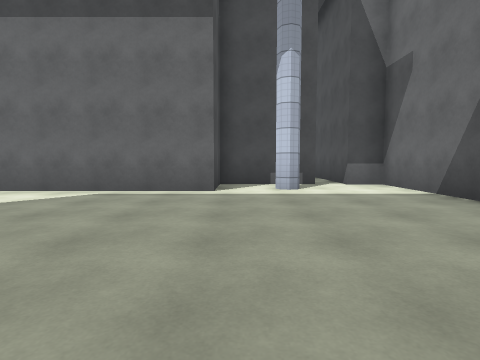
view 1 (above)

24 first-person views from a walk through a 3-D level made in the Unity game engine. The camera is 1.2 m above the floor, tilts 4° down and sees 80° across. The floor is counted in squares, 2 m on a side. Each view is taken from the middle of a square. On the plan, view 1 faces up. The plan holds only what a view shows up to about 9 squares ahead; the rest is blank. The place goes on beyond the plan. The player character is not drawn. Surface patterns are stand-ins for the level's own textures.

view 2
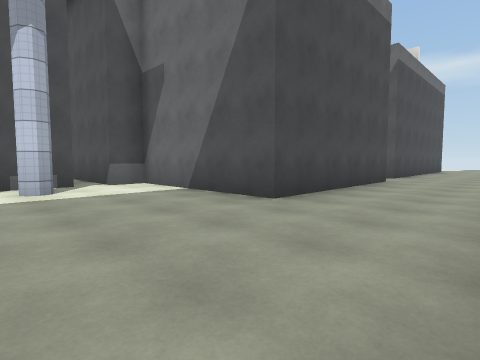

view 3
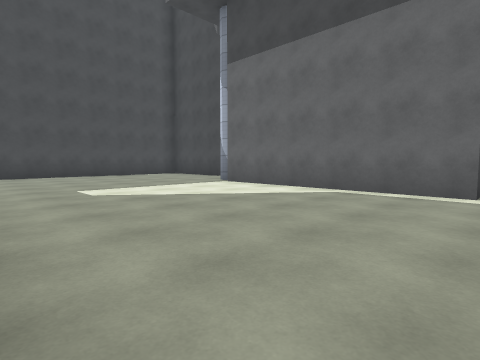

view 4
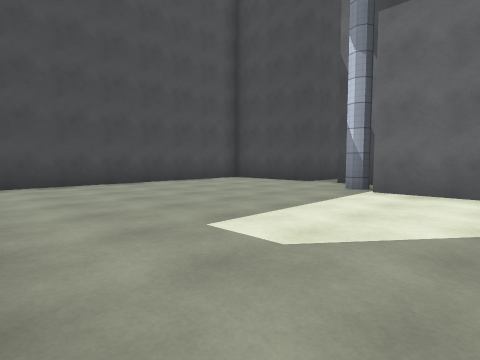

view 5
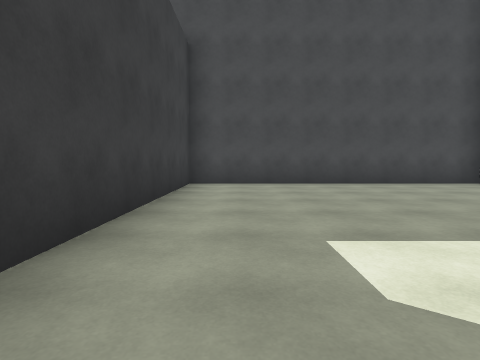

view 6
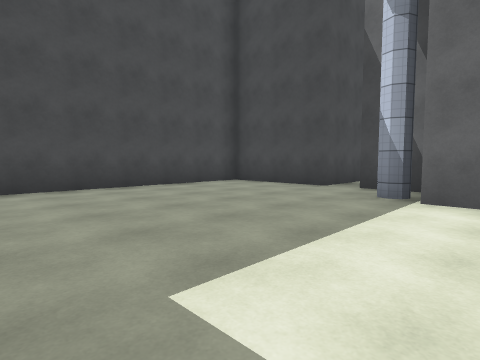

view 7
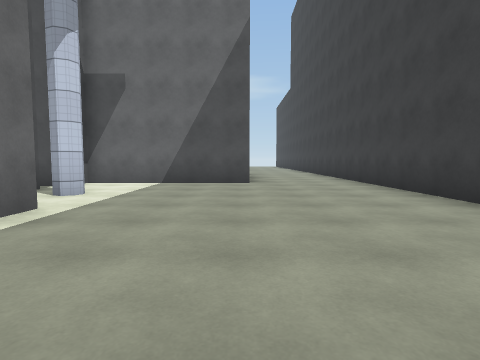

view 8
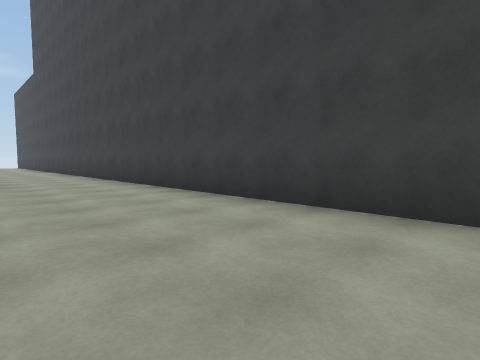

view 9
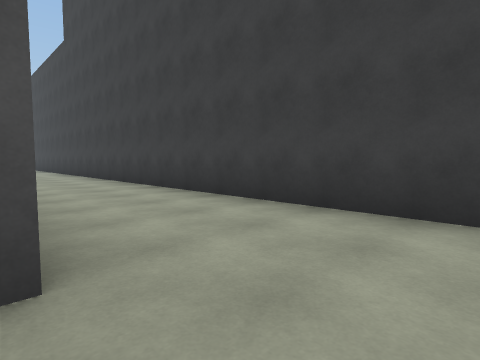

view 10
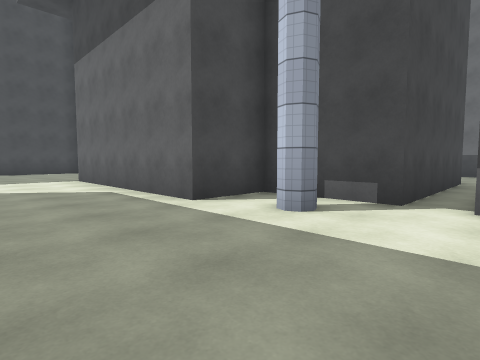

view 11
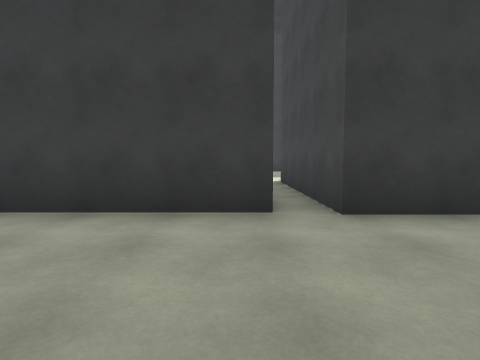

view 12
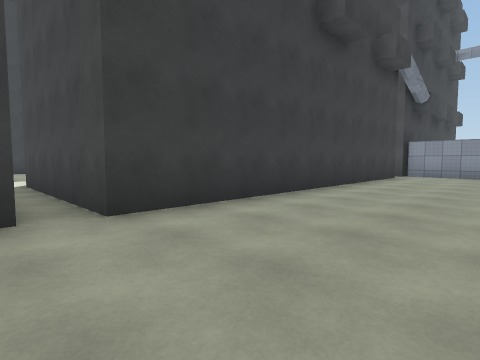

view 13
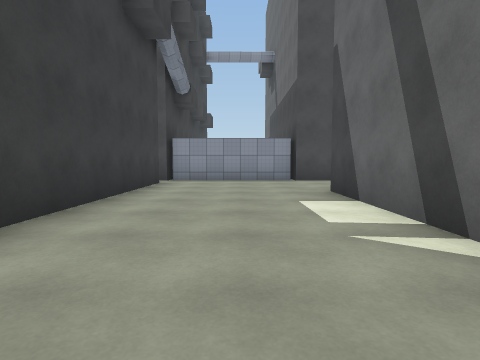

view 14
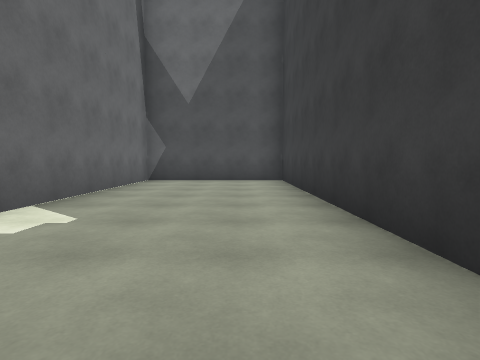

view 15
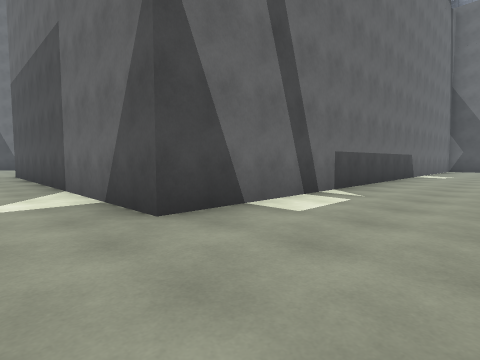

view 16
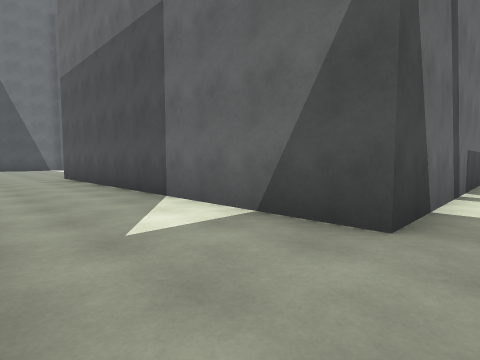

view 17
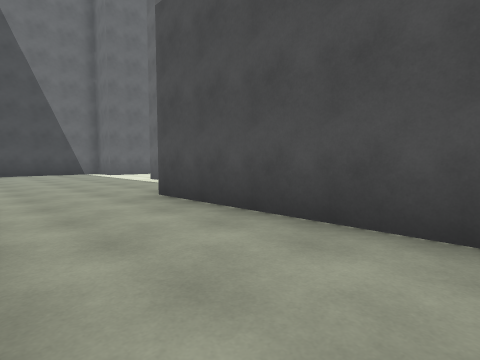

view 18
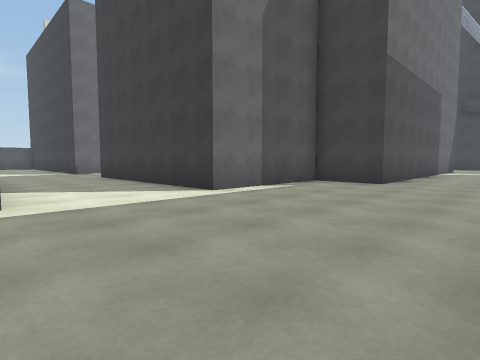

view 19
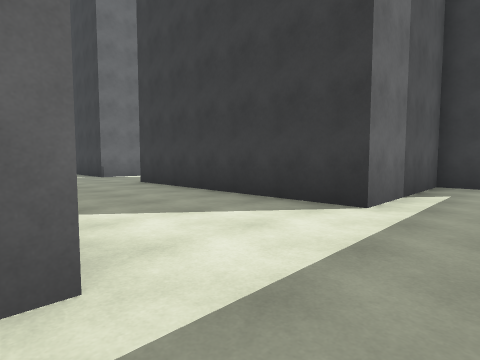

view 20
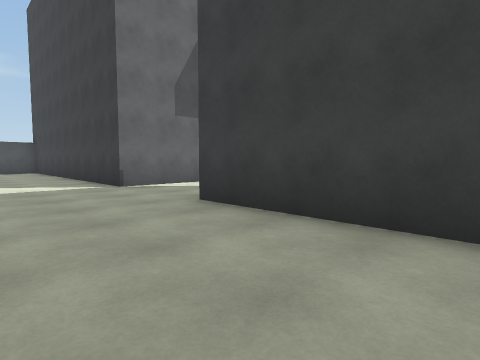

view 21
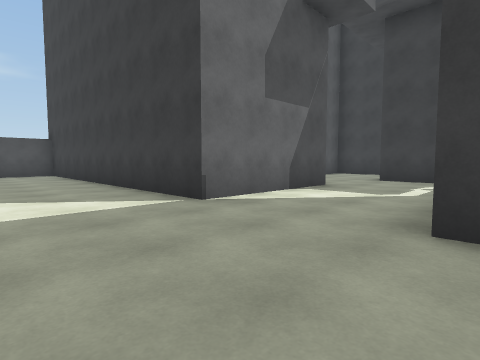

view 22
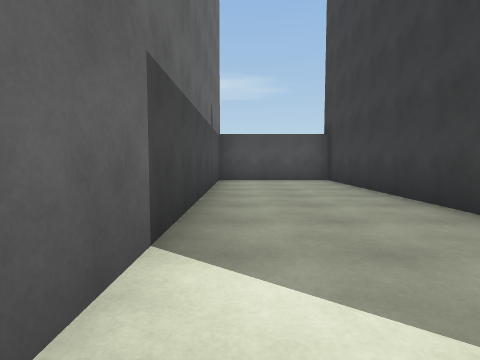

view 23
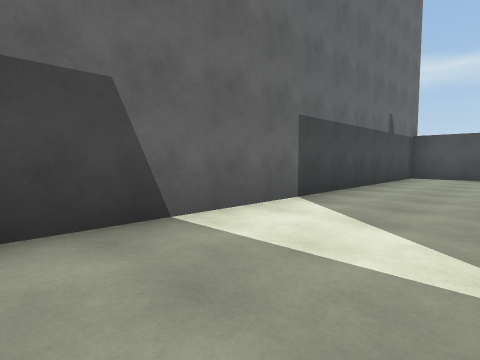

view 24
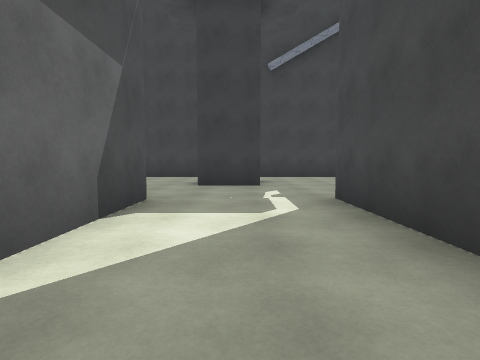

### Floor plan
Points are (right, up) in squares from view 1. A wall is a line through its corners. A room is listed if a view was taken in it or the views show most of it. See-through windows are left out.
Room 1 (views 1, 2, 3, 4, 5, 6, 7, 8, 9, 10)
walls: (8.6, 2.7) (3.5, 2.7) (3.5, 7.1) (2.6, 7.1); (1.9, 7.1) (-0.5, 7.1) (-0.5, 5.5) (-6, 5.5); (-3.8, -0.3) (11.5, -0.3); (-6.2, 7.1) (-7.5, 7.1); (-8.3, 7.1) (-11.3, 7.1) (-11.3, -0.3) (-5.5, -0.3)
ways out: opening at (-8, 8) to room 2; opening at (2, 8) to room 2
Room 2 (views 11, 12, 13, 14, 15, 16, 17, 18, 19, 20, 21, 22, 23, 24)
walls: (3.5, 23.2) (5, 23.2); (2.5, 28.2) (2.5, 25.5); (5.4, 25.6) (5.4, 29.4) (14.5, 29.4) (14.5, 32.6); (-3.6, 32.5) (-3.6, 33); (3.1, 15.7) (-5.5, 15.7) (-5.5, 25.5) (-3.6, 25.5) (-3.6, 29.4) (2.5, 29.4); (2.5, 11.9) (10.5, 11.9); (-8.3, 16.8) (-8.3, 15.7) (-9, 15.7); (-8.5, 15.6) (-8.5, 12); (14.2, 32.6) (4.1, 32.6); (10.5, 11.6) (10.5, 15.7) (5.2, 15.7); (-7.5, 11.9) (1.9, 11.9) (1.9, 7.1); (-9, 11.9) (-8.2, 11.9); (2.6, 6.9) (2.6, 10); (-8.3, 9.1) (-8.3, 7.1)
ways out: opening at (-8, 8) to room 1; opening at (2, 8) to room 1; opening at (2, 24.3); opening at (6.5, 23)

Positions as (right, up) in squares from view 1, and headings:
1: (0, 0), facing up
2: (0, 0), facing up-right
3: (0, 0), facing up-left
4: (-4, 0), facing up-left
5: (-4, 1), facing left
6: (-5, 1), facing up-left
7: (-4, 3), facing right
8: (-4, 3), facing down-right
9: (2, 3), facing down-right
10: (3, 3), facing up-left
11: (3, 15), facing down
12: (3, 15), facing down-left
13: (0, 14), facing left
14: (2, 13), facing right
15: (-7, 13), facing up-right
16: (-8, 15), facing up-right
17: (-8, 21), facing up-right
18: (-8, 33), facing down-right
19: (-5, 33), facing down-right
20: (-1, 32), facing down-right
21: (2, 32), facing down-right
22: (6, 32), facing right
23: (4, 30), facing up-right
24: (4, 30), facing down
